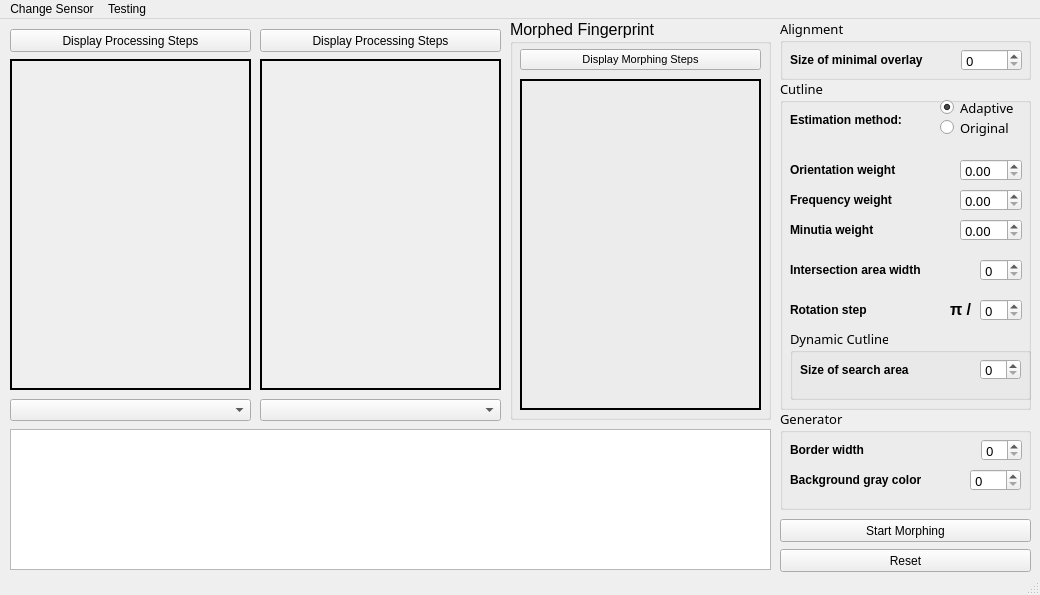
<?xml version="1.0" encoding="UTF-8"?>
<ui version="4.0">
 <class>DemoAppClass</class>
 <widget class="QMainWindow" name="DemoAppClass">
  <property name="geometry">
   <rect>
    <x>0</x>
    <y>0</y>
    <width>1040</width>
    <height>595</height>
   </rect>
  </property>
  <property name="windowTitle">
   <string>DemoApp</string>
  </property>
  <widget class="QWidget" name="centralWidget">
   <widget class="app::widgets::SelectFingerprint" name="selectFingerprint1">
    <property name="geometry">
     <rect>
      <x>10</x>
      <y>380</y>
      <width>241</width>
      <height>22</height>
     </rect>
    </property>
   </widget>
   <widget class="app::widgets::SelectFingerprint" name="selectFingerprint2">
    <property name="geometry">
     <rect>
      <x>260</x>
      <y>380</y>
      <width>241</width>
      <height>22</height>
     </rect>
    </property>
   </widget>
   <widget class="QPushButton" name="Fingerprint1StepsButton">
    <property name="geometry">
     <rect>
      <x>10</x>
      <y>10</y>
      <width>241</width>
      <height>23</height>
     </rect>
    </property>
    <property name="text">
     <string>Display Processing Steps</string>
    </property>
   </widget>
   <widget class="QPushButton" name="Fingerprint2StepsButton">
    <property name="geometry">
     <rect>
      <x>260</x>
      <y>10</y>
      <width>241</width>
      <height>23</height>
     </rect>
    </property>
    <property name="text">
     <string>Display Processing Steps</string>
    </property>
   </widget>
   <widget class="QPushButton" name="MorphingButton">
    <property name="geometry">
     <rect>
      <x>780</x>
      <y>500</y>
      <width>251</width>
      <height>23</height>
     </rect>
    </property>
    <property name="text">
     <string>Start Morphing</string>
    </property>
   </widget>
   <widget class="QPushButton" name="ResetButton">
    <property name="geometry">
     <rect>
      <x>780</x>
      <y>530</y>
      <width>251</width>
      <height>23</height>
     </rect>
    </property>
    <property name="text">
     <string>Reset</string>
    </property>
   </widget>
   <widget class="app::widgets::GuiLogger" name="Logger">
    <property name="geometry">
     <rect>
      <x>10</x>
      <y>410</y>
      <width>761</width>
      <height>141</height>
     </rect>
    </property>
   </widget>
   <widget class="app::widgets::DisplayFingerprint" name="Fingerprint1">
    <property name="geometry">
     <rect>
      <x>10</x>
      <y>40</y>
      <width>241</width>
      <height>331</height>
     </rect>
    </property>
    <property name="autoFillBackground">
     <bool>false</bool>
    </property>
    <property name="frameShape">
     <enum>QFrame::WinPanel</enum>
    </property>
    <property name="text">
     <string/>
    </property>
   </widget>
   <widget class="app::widgets::DisplayFingerprint" name="Fingerprint2">
    <property name="geometry">
     <rect>
      <x>260</x>
      <y>40</y>
      <width>241</width>
      <height>331</height>
     </rect>
    </property>
    <property name="autoFillBackground">
     <bool>false</bool>
    </property>
    <property name="frameShape">
     <enum>QFrame::WinPanel</enum>
    </property>
    <property name="text">
     <string/>
    </property>
   </widget>
   <widget class="QGroupBox" name="groupBox">
    <property name="geometry">
     <rect>
      <x>780</x>
      <y>0</y>
      <width>251</width>
      <height>61</height>
     </rect>
    </property>
    <property name="font">
     <font>
      <family>Microsoft YaHei UI Light</family>
      <pointsize>10</pointsize>
     </font>
    </property>
    <property name="title">
     <string>Alignment</string>
    </property>
    <widget class="app::widgets::alignment::MinimalOverlay" name="AlignmentThreshold">
     <property name="geometry">
      <rect>
       <x>181</x>
       <y>30</y>
       <width>61</width>
       <height>22</height>
      </rect>
     </property>
    </widget>
    <widget class="QLabel" name="label_5">
     <property name="geometry">
      <rect>
       <x>10</x>
       <y>30</y>
       <width>181</width>
       <height>21</height>
      </rect>
     </property>
     <property name="font">
      <font>
       <family>Microsoft YaHei UI</family>
       <pointsize>9</pointsize>
       <weight>75</weight>
       <bold>true</bold>
      </font>
     </property>
     <property name="text">
      <string>Size of minimal overlay</string>
     </property>
    </widget>
   </widget>
   <widget class="QGroupBox" name="groupBox_2">
    <property name="geometry">
     <rect>
      <x>780</x>
      <y>60</y>
      <width>251</width>
      <height>331</height>
     </rect>
    </property>
    <property name="font">
     <font>
      <family>Microsoft YaHei UI Light</family>
      <pointsize>10</pointsize>
     </font>
    </property>
    <property name="title">
     <string>Cutline</string>
    </property>
    <property name="flat">
     <bool>false</bool>
    </property>
    <property name="checkable">
     <bool>false</bool>
    </property>
    <widget class="QLabel" name="label_6">
     <property name="geometry">
      <rect>
       <x>10</x>
       <y>80</y>
       <width>121</width>
       <height>21</height>
      </rect>
     </property>
     <property name="font">
      <font>
       <family>Microsoft YaHei UI</family>
       <pointsize>9</pointsize>
       <weight>75</weight>
       <bold>true</bold>
      </font>
     </property>
     <property name="text">
      <string>Orientation weight</string>
     </property>
    </widget>
    <widget class="QLabel" name="label_7">
     <property name="geometry">
      <rect>
       <x>10</x>
       <y>110</y>
       <width>111</width>
       <height>21</height>
      </rect>
     </property>
     <property name="font">
      <font>
       <family>Microsoft YaHei UI</family>
       <pointsize>9</pointsize>
       <weight>75</weight>
       <bold>true</bold>
      </font>
     </property>
     <property name="text">
      <string>Frequency weight</string>
     </property>
    </widget>
    <widget class="QLabel" name="label_8">
     <property name="geometry">
      <rect>
       <x>10</x>
       <y>140</y>
       <width>101</width>
       <height>21</height>
      </rect>
     </property>
     <property name="font">
      <font>
       <family>Microsoft YaHei UI</family>
       <pointsize>9</pointsize>
       <weight>75</weight>
       <bold>true</bold>
      </font>
     </property>
     <property name="text">
      <string>Minutia weight</string>
     </property>
    </widget>
    <widget class="app::widgets::cutline::WeightingFactor" name="Ow">
     <property name="geometry">
      <rect>
       <x>180</x>
       <y>80</y>
       <width>62</width>
       <height>22</height>
      </rect>
     </property>
    </widget>
    <widget class="app::widgets::cutline::WeightingFactor" name="Vw">
     <property name="geometry">
      <rect>
       <x>180</x>
       <y>110</y>
       <width>62</width>
       <height>22</height>
      </rect>
     </property>
    </widget>
    <widget class="app::widgets::cutline::WeightingFactor" name="Mw">
     <property name="geometry">
      <rect>
       <x>180</x>
       <y>140</y>
       <width>62</width>
       <height>22</height>
      </rect>
     </property>
    </widget>
    <widget class="QLabel" name="label_9">
     <property name="geometry">
      <rect>
       <x>10</x>
       <y>220</y>
       <width>101</width>
       <height>21</height>
      </rect>
     </property>
     <property name="font">
      <font>
       <family>Microsoft YaHei UI</family>
       <pointsize>9</pointsize>
       <weight>75</weight>
       <bold>true</bold>
      </font>
     </property>
     <property name="text">
      <string>Rotation step</string>
     </property>
    </widget>
    <widget class="app::widgets::cutline::dynamic::DynamicCutlineGroup" name="DynamicCutline">
     <property name="enabled">
      <bool>true</bool>
     </property>
     <property name="geometry">
      <rect>
       <x>10</x>
       <y>250</y>
       <width>241</width>
       <height>71</height>
      </rect>
     </property>
     <property name="font">
      <font>
       <family>Microsoft YaHei UI Light</family>
       <pointsize>10</pointsize>
      </font>
     </property>
     <property name="title">
      <string>Dynamic Cutline</string>
     </property>
     <property name="checkable">
      <bool>false</bool>
     </property>
     <property name="checked">
      <bool>false</bool>
     </property>
     <widget class="QLabel" name="label_16">
      <property name="geometry">
       <rect>
        <x>10</x>
        <y>30</y>
        <width>181</width>
        <height>21</height>
       </rect>
      </property>
      <property name="font">
       <font>
        <family>Microsoft YaHei UI</family>
        <pointsize>9</pointsize>
        <weight>75</weight>
        <bold>true</bold>
       </font>
      </property>
      <property name="text">
       <string>Size of search area</string>
      </property>
     </widget>
     <widget class="app::widgets::cutline::dynamic::SearchAreaSize" name="SearchArea">
      <property name="geometry">
       <rect>
        <x>190</x>
        <y>30</y>
        <width>41</width>
        <height>21</height>
       </rect>
      </property>
     </widget>
    </widget>
    <widget class="app::widgets::cutline::RotationStep" name="RotationStep">
     <property name="geometry">
      <rect>
       <x>200</x>
       <y>220</y>
       <width>42</width>
       <height>22</height>
      </rect>
     </property>
    </widget>
    <widget class="QLabel" name="label">
     <property name="geometry">
      <rect>
       <x>170</x>
       <y>220</y>
       <width>31</width>
       <height>21</height>
      </rect>
     </property>
     <property name="font">
      <font>
       <family>Microsoft JhengHei UI</family>
       <pointsize>12</pointsize>
       <weight>75</weight>
       <bold>true</bold>
      </font>
     </property>
     <property name="text">
      <string>π /</string>
     </property>
    </widget>
    <widget class="QLabel" name="label_19">
     <property name="geometry">
      <rect>
       <x>10</x>
       <y>180</y>
       <width>151</width>
       <height>21</height>
      </rect>
     </property>
     <property name="font">
      <font>
       <family>Microsoft YaHei UI</family>
       <pointsize>9</pointsize>
       <weight>75</weight>
       <bold>true</bold>
      </font>
     </property>
     <property name="text">
      <string>Intersection area width</string>
     </property>
    </widget>
    <widget class="app::widgets::cutline::ItersectionAreaWidth" name="IntersectionAreaWidth">
     <property name="geometry">
      <rect>
       <x>200</x>
       <y>180</y>
       <width>42</width>
       <height>22</height>
      </rect>
     </property>
    </widget>
    <widget class="app::widgets::cutline::MorphingMethod" name="adaptiveMethod">
     <property name="geometry">
      <rect>
       <x>160</x>
       <y>20</y>
       <width>82</width>
       <height>17</height>
      </rect>
     </property>
     <property name="text">
      <string>Adaptive</string>
     </property>
     <property name="checked">
      <bool>true</bool>
     </property>
    </widget>
    <widget class="app::widgets::cutline::MorphingMethod" name="originalMethod">
     <property name="geometry">
      <rect>
       <x>160</x>
       <y>40</y>
       <width>80</width>
       <height>17</height>
      </rect>
     </property>
     <property name="text">
      <string>Original</string>
     </property>
    </widget>
    <widget class="QLabel" name="label_10">
     <property name="geometry">
      <rect>
       <x>10</x>
       <y>30</y>
       <width>131</width>
       <height>21</height>
      </rect>
     </property>
     <property name="font">
      <font>
       <family>Microsoft YaHei UI</family>
       <pointsize>9</pointsize>
       <weight>75</weight>
       <bold>true</bold>
      </font>
     </property>
     <property name="text">
      <string>Estimation method:</string>
     </property>
    </widget>
   </widget>
   <widget class="QGroupBox" name="groupBox_5">
    <property name="geometry">
     <rect>
      <x>780</x>
      <y>390</y>
      <width>251</width>
      <height>101</height>
     </rect>
    </property>
    <property name="font">
     <font>
      <family>Microsoft YaHei UI Light</family>
      <pointsize>10</pointsize>
     </font>
    </property>
    <property name="title">
     <string>Generator</string>
    </property>
    <widget class="app::widgets::generator::BorderWidth" name="BorderWidth">
     <property name="geometry">
      <rect>
       <x>201</x>
       <y>30</y>
       <width>41</width>
       <height>22</height>
      </rect>
     </property>
    </widget>
    <widget class="QLabel" name="label_17">
     <property name="geometry">
      <rect>
       <x>10</x>
       <y>30</y>
       <width>181</width>
       <height>21</height>
      </rect>
     </property>
     <property name="font">
      <font>
       <family>Microsoft YaHei UI</family>
       <pointsize>9</pointsize>
       <weight>75</weight>
       <bold>true</bold>
      </font>
     </property>
     <property name="text">
      <string>Border width</string>
     </property>
    </widget>
    <widget class="QLabel" name="label_18">
     <property name="geometry">
      <rect>
       <x>10</x>
       <y>60</y>
       <width>161</width>
       <height>21</height>
      </rect>
     </property>
     <property name="font">
      <font>
       <family>Microsoft YaHei UI</family>
       <pointsize>9</pointsize>
       <weight>75</weight>
       <bold>true</bold>
      </font>
     </property>
     <property name="text">
      <string>Background gray color</string>
     </property>
    </widget>
    <widget class="app::widgets::generator::BackgroundColor" name="BackgroundColor">
     <property name="geometry">
      <rect>
       <x>190</x>
       <y>60</y>
       <width>51</width>
       <height>22</height>
      </rect>
     </property>
    </widget>
   </widget>
   <widget class="QGroupBox" name="groupBox_4">
    <property name="geometry">
     <rect>
      <x>510</x>
      <y>0</y>
      <width>261</width>
      <height>401</height>
     </rect>
    </property>
    <property name="font">
     <font>
      <family>Microsoft YaHei UI</family>
      <pointsize>12</pointsize>
      <weight>50</weight>
      <bold>false</bold>
     </font>
    </property>
    <property name="title">
     <string>Morphed Fingerprint</string>
    </property>
    <widget class="app::widgets::DisplayFingerprint" name="Morphed">
     <property name="geometry">
      <rect>
       <x>10</x>
       <y>60</y>
       <width>241</width>
       <height>331</height>
      </rect>
     </property>
     <property name="autoFillBackground">
      <bool>false</bool>
     </property>
     <property name="frameShape">
      <enum>QFrame::WinPanel</enum>
     </property>
     <property name="text">
      <string/>
     </property>
    </widget>
    <widget class="QPushButton" name="MorphingStepsButton">
     <property name="geometry">
      <rect>
       <x>10</x>
       <y>30</y>
       <width>241</width>
       <height>21</height>
      </rect>
     </property>
     <property name="font">
      <font>
       <family>MS Shell Dlg 2</family>
       <pointsize>8</pointsize>
       <weight>50</weight>
       <bold>false</bold>
      </font>
     </property>
     <property name="text">
      <string>Display Morphing Steps</string>
     </property>
    </widget>
   </widget>
  </widget>
  <widget class="QStatusBar" name="statusBar"/>
  <widget class="QMenuBar" name="menuBar">
   <property name="geometry">
    <rect>
     <x>0</x>
     <y>0</y>
     <width>1040</width>
     <height>21</height>
    </rect>
   </property>
   <widget class="QMenu" name="menuChange_Sensor">
    <property name="title">
     <string>Change Sensor</string>
    </property>
    <addaction name="SYNTHETIC"/>
    <addaction name="BERGDATA"/>
    <addaction name="SECUGEN"/>
    <addaction name="SAGEMMSO"/>
   </widget>
   <widget class="QMenu" name="menuTesting">
    <property name="title">
     <string>Testing</string>
    </property>
    <widget class="QMenu" name="menuMorphing">
     <property name="title">
      <string>Morphing</string>
     </property>
     <widget class="QMenu" name="testingResults">
      <property name="title">
       <string>Results</string>
      </property>
      <addaction name="testingResultsAdaptiveStatic"/>
      <addaction name="testingResultsAdaptiveDynamic"/>
      <addaction name="testingResultsStatic"/>
      <addaction name="testingResultsDynamic"/>
     </widget>
     <addaction name="testingAdaptiveStatic"/>
     <addaction name="testingAdaptiveDynamic"/>
     <addaction name="testingStatic"/>
     <addaction name="testingDynamic"/>
     <addaction name="testingResults"/>
    </widget>
    <addaction name="testingProcessing"/>
    <addaction name="menuMorphing"/>
   </widget>
   <addaction name="menuChange_Sensor"/>
   <addaction name="menuTesting"/>
  </widget>
  <action name="BERGDATA">
   <property name="checkable">
    <bool>false</bool>
   </property>
   <property name="text">
    <string>Bergdata</string>
   </property>
   <property name="toolTip">
    <string>S1</string>
   </property>
  </action>
  <action name="SECUGEN">
   <property name="text">
    <string>SecuGen</string>
   </property>
   <property name="toolTip">
    <string>S2</string>
   </property>
  </action>
  <action name="SAGEMMSO">
   <property name="text">
    <string>Sagem MSO</string>
   </property>
   <property name="toolTip">
    <string>S3</string>
   </property>
  </action>
  <action name="SYNTHETIC">
   <property name="text">
    <string>Synthetic</string>
   </property>
   <property name="toolTip">
    <string>Synthetic</string>
   </property>
  </action>
  <action name="testingStatic">
   <property name="text">
    <string>Static</string>
   </property>
  </action>
  <action name="testingStaticReal">
   <property name="text">
    <string>Static (Real)</string>
   </property>
  </action>
  <action name="testingDynamic">
   <property name="text">
    <string>Dynamic</string>
   </property>
  </action>
  <action name="testingDynamicReal">
   <property name="text">
    <string>Dynamic (Real)</string>
   </property>
  </action>
  <action name="testingSynthetic">
   <property name="text">
    <string>Synthetic</string>
   </property>
  </action>
  <action name="testingReal">
   <property name="text">
    <string>Real</string>
   </property>
  </action>
  <action name="actionSynthetic">
   <property name="text">
    <string>Synthetic</string>
   </property>
  </action>
  <action name="actionReal">
   <property name="text">
    <string>Real</string>
   </property>
  </action>
  <action name="testingResultsStatic">
   <property name="text">
    <string>Static</string>
   </property>
  </action>
  <action name="resultsStaticReal">
   <property name="text">
    <string>Static (Real)</string>
   </property>
  </action>
  <action name="testingResultsDynamic">
   <property name="text">
    <string>Dynamic</string>
   </property>
  </action>
  <action name="actionDynamic_Real">
   <property name="text">
    <string>Dynamic (Real)</string>
   </property>
  </action>
  <action name="testingProcessing">
   <property name="text">
    <string>Processing</string>
   </property>
  </action>
  <action name="testingAdaptiveStatic">
   <property name="text">
    <string>Adaptive Static</string>
   </property>
  </action>
  <action name="testingAdaptiveDynamic">
   <property name="text">
    <string>Adaptive Dynamic</string>
   </property>
  </action>
  <action name="testingResultsAdaptiveStatic">
   <property name="text">
    <string>Adaptive Static</string>
   </property>
  </action>
  <action name="testingResultsAdaptiveDynamic">
   <property name="text">
    <string>Adaptive Dynamic</string>
   </property>
  </action>
 </widget>
 <layoutdefault spacing="6" margin="11"/>
 <customwidgets>
  <customwidget>
   <class>app::widgets::SelectFingerprint</class>
   <extends>QComboBox</extends>
   <header location="global">widgets/SelectFingerprint.h</header>
  </customwidget>
  <customwidget>
   <class>app::widgets::DisplayFingerprint</class>
   <extends>QLabel</extends>
   <header location="global">widgets/DisplayFingerprint.h</header>
  </customwidget>
  <customwidget>
   <class>app::widgets::GuiLogger</class>
   <extends>QPlainTextEdit</extends>
   <header location="global">widgets/GuiLogger.h</header>
  </customwidget>
  <customwidget>
   <class>app::widgets::cutline::WeightingFactor</class>
   <extends>QDoubleSpinBox</extends>
   <header location="global">widgets/cutline/WeightingFactor.h</header>
  </customwidget>
  <customwidget>
   <class>app::widgets::alignment::MinimalOverlay</class>
   <extends>QSpinBox</extends>
   <header location="global">widgets/alignment/MinimalOverlay.h</header>
  </customwidget>
  <customwidget>
   <class>app::widgets::cutline::ItersectionAreaWidth</class>
   <extends>QSpinBox</extends>
   <header location="global">widgets/cutline/ItersectionAreaWidth.h</header>
  </customwidget>
  <customwidget>
   <class>app::widgets::cutline::RotationStep</class>
   <extends>QSpinBox</extends>
   <header location="global">widgets/cutline/RotationStep.h</header>
  </customwidget>
  <customwidget>
   <class>app::widgets::cutline::dynamic::DynamicCutlineGroup</class>
   <extends>QGroupBox</extends>
   <header location="global">widgets/cutline/dynamic/DynamicCutlineGroup.h</header>
   <container>1</container>
  </customwidget>
  <customwidget>
   <class>app::widgets::cutline::dynamic::SearchAreaSize</class>
   <extends>QSpinBox</extends>
   <header location="global">widgets/cutline/dynamic/SearchAreaSize.h</header>
  </customwidget>
  <customwidget>
   <class>app::widgets::generator::BorderWidth</class>
   <extends>QSpinBox</extends>
   <header location="global">widgets/generator/BorderWidth.h</header>
  </customwidget>
  <customwidget>
   <class>app::widgets::generator::BackgroundColor</class>
   <extends>QSpinBox</extends>
   <header location="global">widgets/generator/BackgroundColor.h</header>
  </customwidget>
  <customwidget>
   <class>app::widgets::cutline::MorphingMethod</class>
   <extends>QRadioButton</extends>
   <header location="global">widgets/cutline/MorphingMethod.h</header>
  </customwidget>
 </customwidgets>
 <resources>
  <include location="DemoApp.qrc"/>
 </resources>
 <connections/>
</ui>
